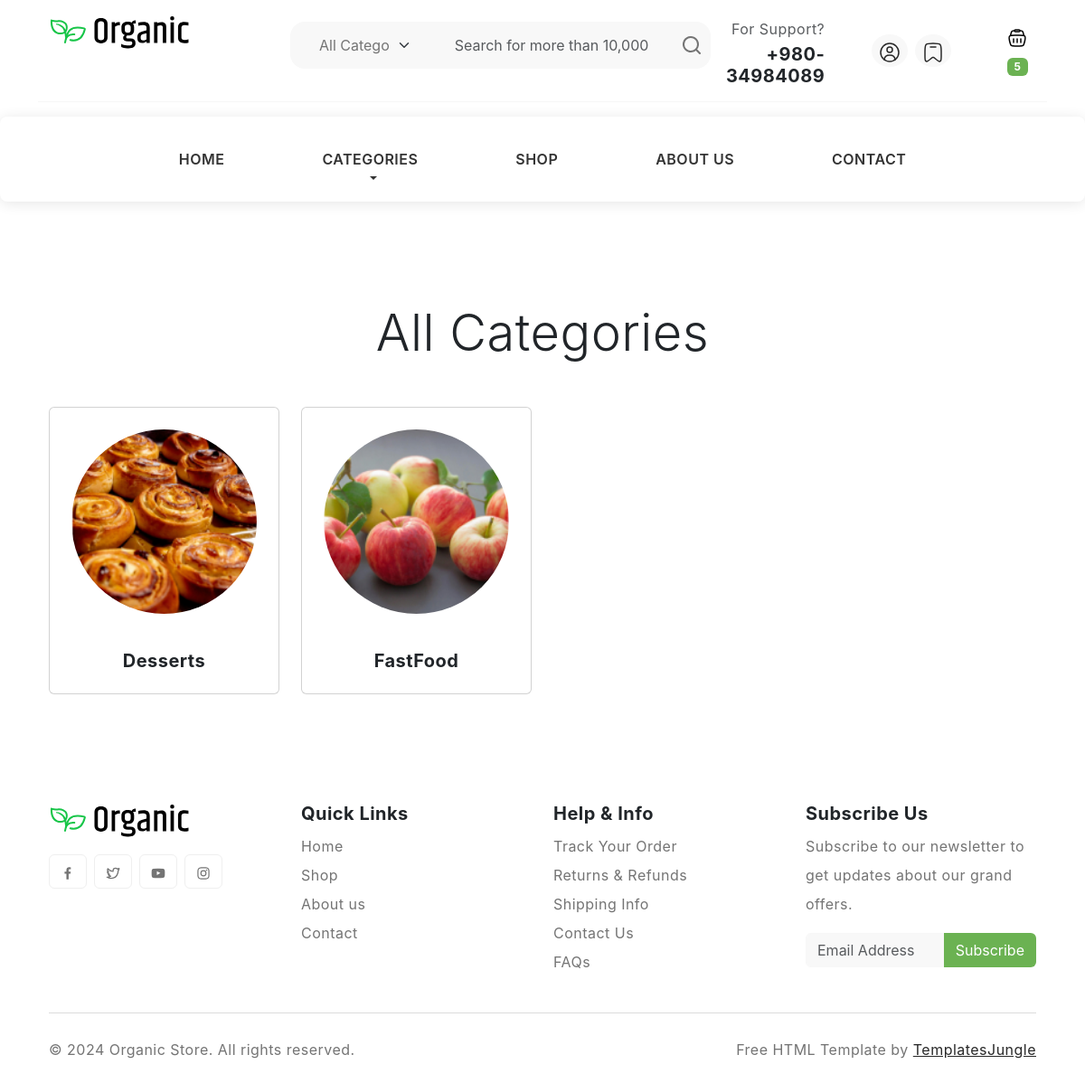
Page /categories/ on the committed database.
### blog/models.py (models this page shows, shortened)
class Category(models.Model):
    name = models.CharField(max_length=200)
    slug = models.SlugField(max_length=200, unique=True)
    image = models.ImageField(upload_to='categories/%Y/%m/%d', blank=True)
    class Meta:
        ordering = ('name',)
        verbose_name = 'category'
        verbose_name_plural = 'categories'

### blog/views.py (the view)
# urls.py: path('categories/', views.category_list, name='category_list'),
def category_list(request):
    categories = Category.objects.all()
    return render(request, 'category_list.html', {'categories': categories})

### blog/context_processors.py (called while the page is built)
def categories(request):
    return {
        'categories': Category.objects.all()
    }

### template/category_list.html (shortened to what this page needs)
{% extends "base.html" %}
{% load static %}
{% block content %}
<section class="py-5">
  <div class="container">
    <h1 class="display-4 text-center my-5">All Categories</h1>
    <div class="row">
      {% for category in categories %}
      <div class="col-md-4 col-lg-3 mb-4">
        <div class="card h-100 text-center">
          <a href="{% url 'category_detail' category.slug %}">
            {% if category.image %}
            <img src="{{ category.image.url }}" class="card-img-top rounded-circle p-4" alt="{{ category.name }}">
            {% else %}
            <img src="{% static 'images/category-thumb-1.jpg' %}" class="card-img-top rounded-circle p-4" alt="Default Category Image">
            {% endif %}
          </a>
          <div class="card-body">
            <h5 class="card-title"><a href="{% url 'category_detail' category.slug %}" class="text-decoration-none text-dark">{{ category.name }}</a></h5>
          </div>
        </div>
      </div>
      {% endfor %}
    </div>
  </div>
</section>
{% endblock %}

### static/style.css (style rules this page uses)
body { --heading-font : "Inter", sans-serif; --bs-link-color: #333; --bs-link-hover-color:#333; --bs-link-color-rgb: 40,40,40; --bs-link-hover-color-rgb: 0,0,0; --bs-light-rgb: 248, 248, 248; --bs-font-sans-serif: "Inter", sans-serif; --bs-body-font-family: var(--bs-font-sans-serif); --bs-body-font-size: 1rem; --bs-body-font-weight: 400; --bs-body-line-height: 2; --bs-body-color: #747474; --bs-primary: #6BB252; --bs-primary-rgb: 107, 178, 82; --bs-secondary: #364127; --bs-secondary-rgb: 54, 65, 39; --bs-danger: #F95F09; --bs-danger-rgb: 249, 95, 9; --bs-success: #a3be4c; --bs-success-rgb: 163, 190, 76; --bs-primary-bg-subtle: #FFF9EB; --bs-success-bg-subtle: #eef5e5; --bs-border-color: #F7F7F7; }
body { letter-spacing: 0.03em; }
h1,h2,h3,h4,h5,h6 { font-family: var(--heading-font); color: var(--bs-dark); font-weight: 700; }
.container, .container-fluid, .container-lg, .container-md, .container-sm, .container-xl, .container-xxl { --bs-gutter-x: 3rem; }

### rows in the picture
Category: image (picture), name "Desserts"
Category: image (picture), name "FastFood"
